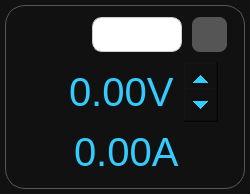
<?xml version="1.0" encoding="UTF-8"?>
<ui version="4.0">
 <class>MainWindow</class>
 <widget class="QMainWindow" name="MainWindow">
  <property name="geometry">
   <rect>
    <x>0</x>
    <y>0</y>
    <width>250</width>
    <height>194</height>
   </rect>
  </property>
  <property name="minimumSize">
   <size>
    <width>250</width>
    <height>194</height>
   </size>
  </property>
  <property name="maximumSize">
   <size>
    <width>250</width>
    <height>194</height>
   </size>
  </property>
  <property name="windowTitle">
   <string>PS</string>
  </property>
  <property name="windowIcon">
   <iconset resource="resources.qrc">
    <normaloff>:/img/powerSupply.ico</normaloff>:/img/powerSupply.ico</iconset>
  </property>
  <property name="styleSheet">
   <string notr="true">QMainWindow {
    background-color: #111111;
    color: #d0d0d0;
    font-family: -apple-system, &quot;Helvetica Neue&quot;, sans-serif;
    font-size: 14px;
}

QPushButton {
    background-color: #555555;
    color: #f0f0f0;
    border: none;
    border-radius: 8px;
    padding: 6px 14px;
    font-weight: 600;
    transition: background-color 0.15s ease;
    font-size: 12px;
}

QPushButton:hover {
    background-color: #777777;
}

QPushButton:pressed {
    background-color: #333333;
}


QStatusBar {
    background-color: #1a1a1a;
    color: #bbbbbb;
    border-top: 1px solid #444444;
    font-size: 12px;
}
</string>
  </property>
  <widget class="QWidget" name="centralwidget">
   <property name="minimumSize">
    <size>
     <width>250</width>
     <height>194</height>
    </size>
   </property>
   <property name="maximumSize">
    <size>
     <width>250</width>
     <height>194</height>
    </size>
   </property>
   <layout class="QGridLayout" name="gridLayout">
    <property name="leftMargin">
     <number>5</number>
    </property>
    <property name="topMargin">
     <number>5</number>
    </property>
    <property name="rightMargin">
     <number>5</number>
    </property>
    <property name="bottomMargin">
     <number>5</number>
    </property>
    <property name="spacing">
     <number>0</number>
    </property>
    <item row="0" column="0">
     <widget class="QFrame" name="frameIndicators">
      <property name="minimumSize">
       <size>
        <width>240</width>
        <height>184</height>
       </size>
      </property>
      <property name="maximumSize">
       <size>
        <width>240</width>
        <height>184</height>
       </size>
      </property>
      <property name="styleSheet">
       <string notr="true">background-color: #111111;
border: 1px solid #555555;    /* Slightly lighter border for better contrast */
border-radius: 20px;
padding: 6px;</string>
      </property>
      <property name="frameShape">
       <enum>QFrame::Shape::StyledPanel</enum>
      </property>
      <property name="frameShadow">
       <enum>QFrame::Shadow::Raised</enum>
      </property>
      <layout class="QGridLayout" name="gridLayout_5">
       <property name="leftMargin">
        <number>0</number>
       </property>
       <property name="topMargin">
        <number>0</number>
       </property>
       <property name="rightMargin">
        <number>0</number>
       </property>
       <property name="bottomMargin">
        <number>0</number>
       </property>
       <property name="horizontalSpacing">
        <number>0</number>
       </property>
       <property name="verticalSpacing">
        <number>5</number>
       </property>
       <item row="0" column="0" rowspan="2" colspan="3">
        <layout class="QHBoxLayout" name="horizontalLayout_3">
         <property name="spacing">
          <number>0</number>
         </property>
         <property name="topMargin">
          <number>0</number>
         </property>
         <item>
          <widget class="QPushButton" name="buttonPower">
           <property name="minimumSize">
            <size>
             <width>0</width>
             <height>40</height>
            </size>
           </property>
           <property name="maximumSize">
            <size>
             <width>60</width>
             <height>80</height>
            </size>
           </property>
           <property name="styleSheet">
            <string notr="true">QPushButton {
    background-color: #111111;
    color: #f0f0f0;
    border: none;
    border-radius: 8px;
    padding: 6px 14px;
    font-weight: 600;
    transition: background-color 0.15s ease;
}

QPushButton:hover {
    background-color: #777777;
}

QPushButton:pressed {
    background-color: #333333;
}
</string>
           </property>
           <property name="text">
            <string/>
           </property>
           <property name="iconSize">
            <size>
             <width>0</width>
             <height>0</height>
            </size>
           </property>
           <property name="checkable">
            <bool>true</bool>
           </property>
          </widget>
         </item>
         <item>
          <widget class="QLineEdit" name="port">
           <property name="minimumSize">
            <size>
             <width>0</width>
             <height>0</height>
            </size>
           </property>
           <property name="maximumSize">
            <size>
             <width>90</width>
             <height>35</height>
            </size>
           </property>
           <property name="styleSheet">
            <string notr="true">QLineEdit {
    background-color: #ffffff;
    color: #333333;
    border: 1px solid #cccccc;
    border-radius: 10px;
    padding: 5px 8px;
    font-size: 14px;
    selection-background-color: #cce0ff;
    selection-color: #000000;
}

QLineEdit:focus {
    border: 1px solid #007aff;
    background-color: #f9f9ff;
}
</string>
           </property>
           <property name="text">
            <string/>
           </property>
           <property name="alignment">
            <set>Qt::AlignmentFlag::AlignCenter</set>
           </property>
          </widget>
         </item>
         <item>
          <widget class="QPushButton" name="pinButton">
           <property name="minimumSize">
            <size>
             <width>35</width>
             <height>25</height>
            </size>
           </property>
           <property name="maximumSize">
            <size>
             <width>20</width>
             <height>35</height>
            </size>
           </property>
           <property name="styleSheet">
            <string notr="true">QPushButton {
    background-color: #555555;
    color: #f0f0f0;
    border: none;
    border-radius: 8px;
    padding: 6px 14px;
    font-weight: 600;
    font-size: 12px;
    transition: background-color 0.15s ease;
}

/* Hover effect for unchecked buttons */
QPushButton:hover:!checked {
    background-color: #666666;
    color: #ffffff;
}

/* Hover effect for checked buttons */
QPushButton:hover:checked {
    background-color: #009999;
    border-color: #00cccc;
    color: #ffffff;
}

/* Pressed effect */
QPushButton:pressed {
    background-color: #222222;
    color: #ffffff;
    padding-top: 7px;
    padding-bottom: 5px;
    box-shadow: inset 0px 2px 4px rgba(0, 0, 0, 0.6);
}

/* Checked (toggled on) */
QPushButton:checked {
    background-color: #008080;
    color: #ffffff;
    font-weight: bold;
    border: 2px solid #00aaaa;
}

/* Unchecked (not toggled) */
QPushButton:!checked {
    background-color: #555555;
    color: #f0f0f0;
}

/* Optional: Selected state */
QPushButton:selected {
    background-color: white;
}
</string>
           </property>
           <property name="text">
            <string/>
           </property>
           <property name="icon">
            <iconset resource="resources.qrc">
             <normaloff>:/img/pin.png</normaloff>:/img/pin.png</iconset>
           </property>
           <property name="checkable">
            <bool>true</bool>
           </property>
          </widget>
         </item>
        </layout>
       </item>
       <item row="3" column="0" colspan="3">
        <layout class="QGridLayout" name="gridLayout_3">
         <property name="bottomMargin">
          <number>0</number>
         </property>
         <property name="spacing">
          <number>0</number>
         </property>
         <item row="1" column="1" colspan="2">
          <widget class="QDoubleSpinBox" name="current">
           <property name="styleSheet">
            <string notr="true">QDoubleSpinBox {
    border: none;
    font-size: 40px;
    background-color: #111111; /* Deeper black */
    color: #33ccff;            /* Bright blue/cyan for LCD */
    font-family: 'Digital-7', 'OCR A Extended', 'Courier New', monospace;
    transition: background-color 0.3s ease, box-shadow 0.3s ease;
}

/* Pressed effects */
QDoubleSpinBox::up-button:pressed {
    margin-top: 5px;   /* Shift down visually */
    margin-left: 5px;  /* Shift right visually */
}
QDoubleSpinBox::down-button:pressed {
    margin-top: 5px;   /* Shift down visually */
    margin-left: 5px;  /* Shift right visually */
}
</string>
           </property>
           <property name="alignment">
            <set>Qt::AlignmentFlag::AlignRight|Qt::AlignmentFlag::AlignTrailing|Qt::AlignmentFlag::AlignVCenter</set>
           </property>
           <property name="readOnly">
            <bool>true</bool>
           </property>
           <property name="buttonSymbols">
            <enum>QAbstractSpinBox::ButtonSymbols::NoButtons</enum>
           </property>
           <property name="suffix">
            <string>A</string>
           </property>
          </widget>
         </item>
         <item row="0" column="4">
          <spacer name="horizontalSpacer">
           <property name="orientation">
            <enum>Qt::Orientation::Horizontal</enum>
           </property>
           <property name="sizeType">
            <enum>QSizePolicy::Policy::Fixed</enum>
           </property>
           <property name="sizeHint" stdset="0">
            <size>
             <width>20</width>
             <height>20</height>
            </size>
           </property>
          </spacer>
         </item>
         <item row="1" column="3">
          <spacer name="horizontalSpacer_3">
           <property name="orientation">
            <enum>Qt::Orientation::Horizontal</enum>
           </property>
           <property name="sizeType">
            <enum>QSizePolicy::Policy::Fixed</enum>
           </property>
           <property name="sizeHint" stdset="0">
            <size>
             <width>30</width>
             <height>20</height>
            </size>
           </property>
          </spacer>
         </item>
         <item row="0" column="1" colspan="3">
          <widget class="QDoubleSpinBox" name="voltage">
           <property name="minimumSize">
            <size>
             <width>0</width>
             <height>0</height>
            </size>
           </property>
           <property name="styleSheet">
            <string notr="true">QDoubleSpinBox {
    border: none;
    font-size: 40px;
    background-color: #111111; /* Deeper black */
    color: #33ccff;            /* Bright blue/cyan for LCD */
    font-family: 'Digital-7', 'OCR A Extended', 'Courier New', monospace;
    transition: background-color 0.3s ease, box-shadow 0.3s ease;
}

    QDoubleSpinBox::up-button {
        width: 35px;
        height: 35px;
    }
    QDoubleSpinBox::down-button {
        width: 35px;
        height: 35px;
    }
/* Pressed effects */
QDoubleSpinBox::up-button:pressed {
    margin-top: 5px;   /* Shift down visually */
    margin-left: 5px;  /* Shift right visually */
}
QDoubleSpinBox::down-button:pressed {
    margin-top: 5px;   /* Shift down visually */
    margin-left: 5px;  /* Shift right visually */
}
</string>
           </property>
           <property name="alignment">
            <set>Qt::AlignmentFlag::AlignRight|Qt::AlignmentFlag::AlignTrailing|Qt::AlignmentFlag::AlignVCenter</set>
           </property>
           <property name="suffix">
            <string>V</string>
           </property>
           <property name="maximum">
            <double>50.000000000000000</double>
           </property>
           <property name="singleStep">
            <double>0.500000000000000</double>
           </property>
           <property name="value">
            <double>0.000000000000000</double>
           </property>
          </widget>
         </item>
        </layout>
       </item>
      </layout>
     </widget>
    </item>
   </layout>
  </widget>
 </widget>
 <resources>
  <include location="resources.qrc"/>
 </resources>
 <connections/>
</ui>
